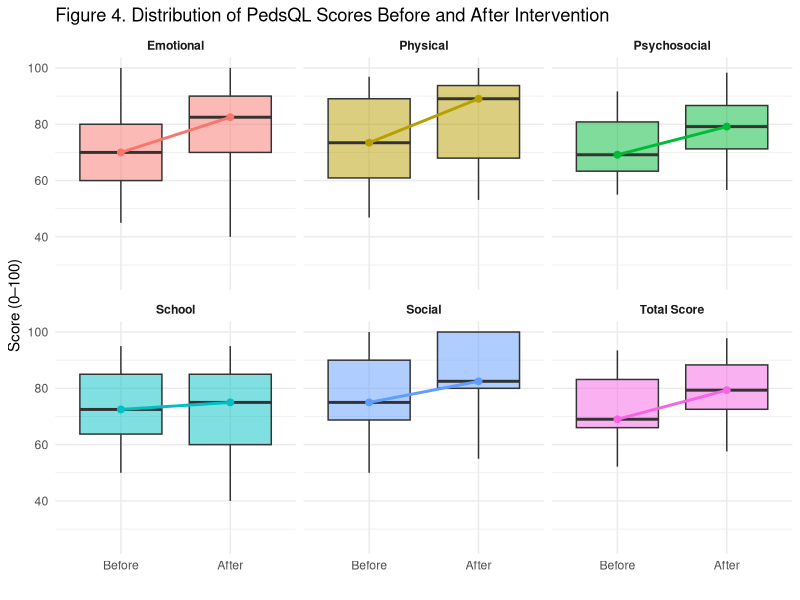
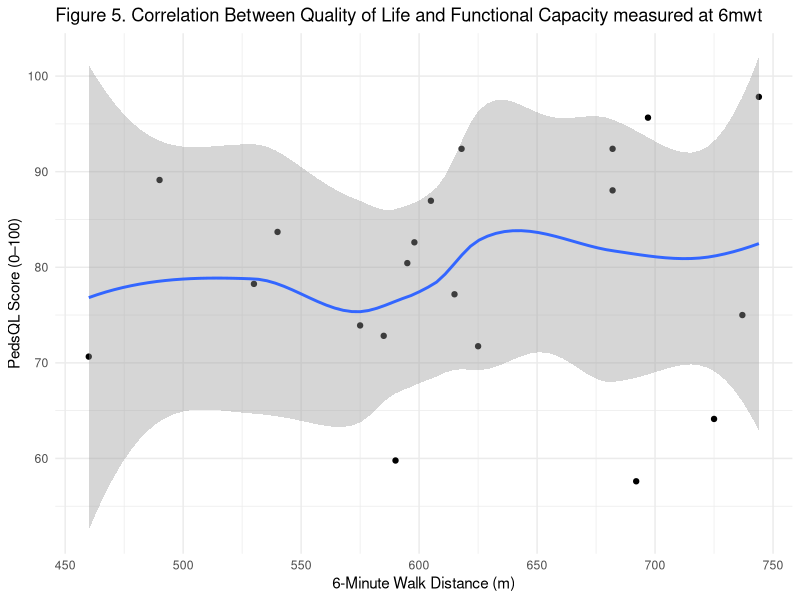
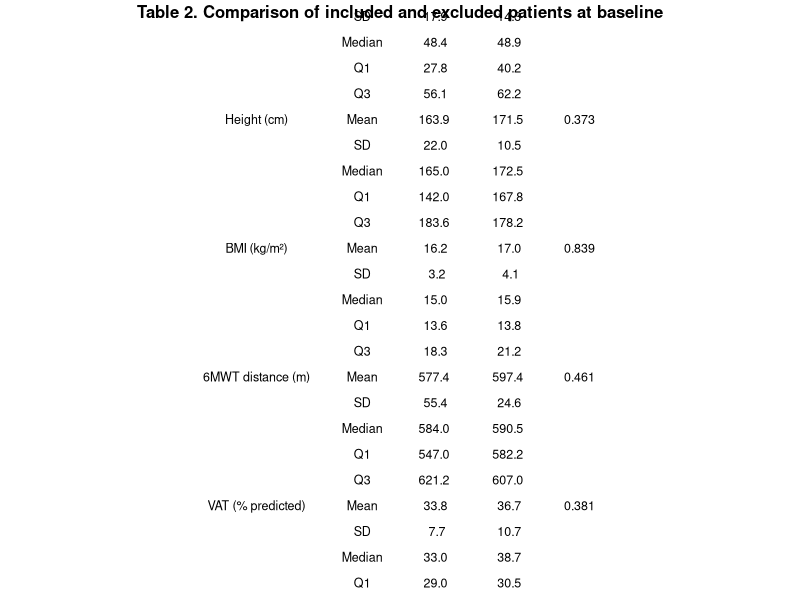
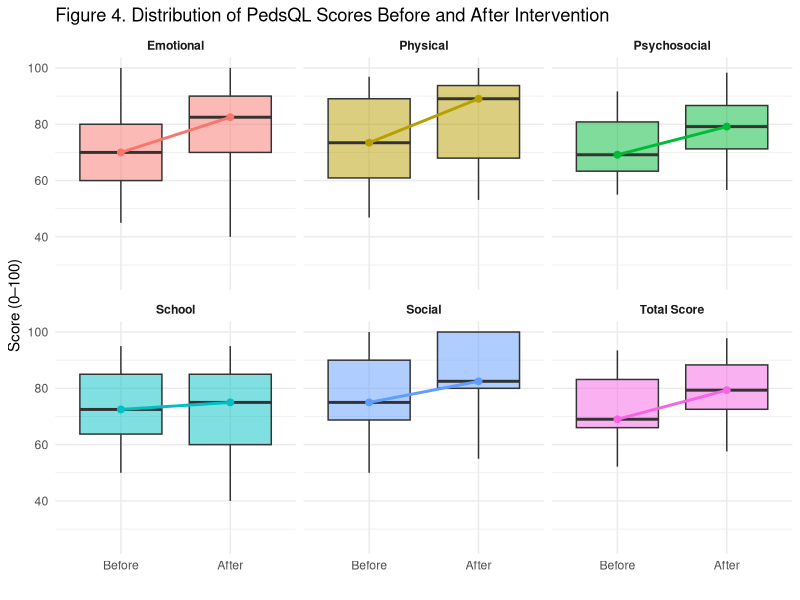
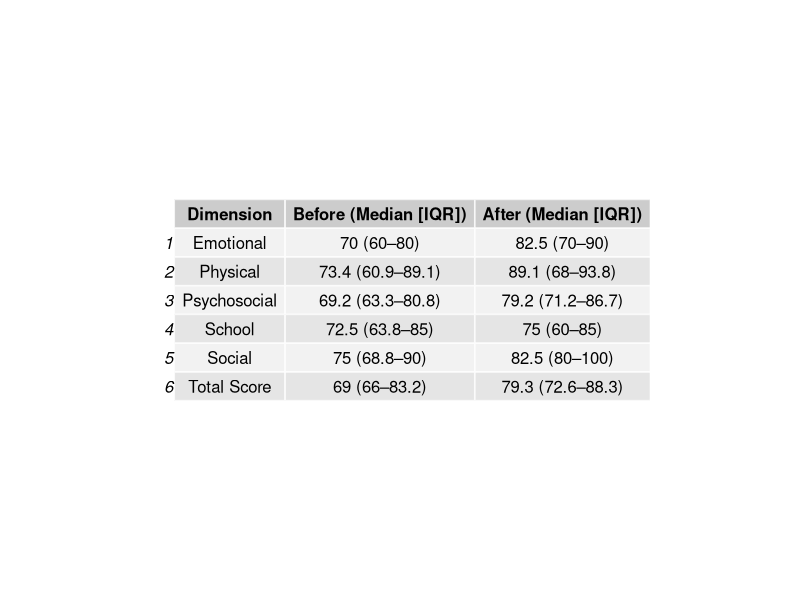
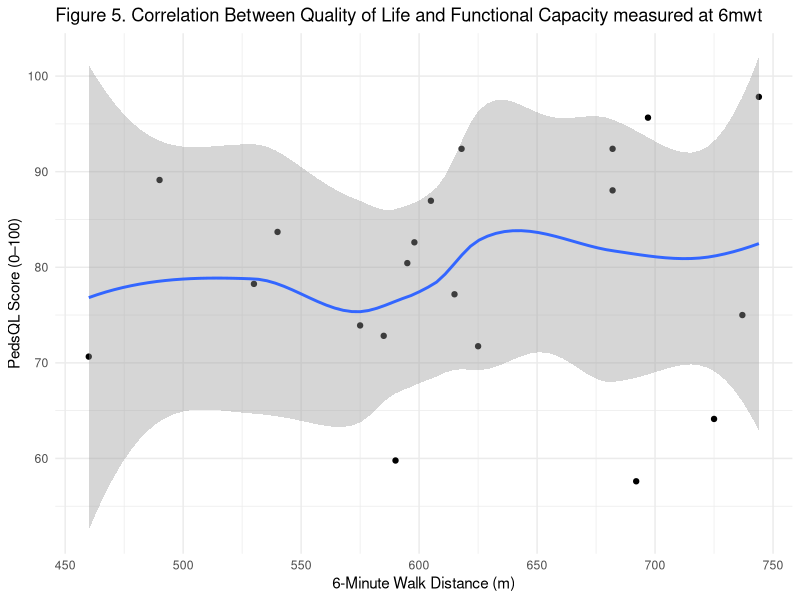

Source code (R) for these figures, in order:
## ---- chunk 1
knitr::opts_chunk$set(echo = TRUE, warning = FALSE, message = FALSE)
## ---- chunk 2
packages <- c("readxl", "dplyr", "gridExtra")

for (pkg in packages) {
  if (!require(pkg, character.only = TRUE)) {
    install.packages(pkg)
    library(pkg, character.only = TRUE)
  }
}
## ---- chunk 3
# Load package
library(readxl)

# Import datasets
included_data <- read_excel("data/data_clean.xlsx")
excluded_data <- read_excel("data/data_excluded.xlsx")

# Check structure
str(included_data)
str(excluded_data)
## ---- chunk 4
library(dplyr)
library(gridExtra)
library(grid)

# Fonction descriptive
describe <- function(x) {
  data.frame(
    Statistic = c("Mean", "SD", "Median", "Q1", "Q3"),
    Value = c(
      mean(x, na.rm = TRUE),
      sd(x, na.rm = TRUE),
      median(x, na.rm = TRUE),
      quantile(x, 0.25, na.rm = TRUE),
      quantile(x, 0.75, na.rm = TRUE)
    )
  )
}

vars <- c("age", "weight_kg", "height_cm", "bmi_kg_cm2",
          "6minwt_distance_traveled_m_before",
          "vat_before",
          "pedsql_totalself_before")

labels <- c(
  "Age (years)",
  "Weight (kg)",
  "Height (cm)",
  "BMI (kg/m²)",
  "6MWT distance (m)",
  "VAT (% predicted)",
  "PedsQL score (0–100)"
)

table_list <- list()

for(i in seq_along(vars)) {
  
  var <- vars[i]
  
  x <- included_data[[var]]
  y <- excluded_data[[var]]
  
  # Remove NA (important pour le test)
  x_clean <- x[!is.na(x)]
  y_clean <- y[!is.na(y)]
  
  # Mann-Whitney
  p_val <- round(wilcox.test(x_clean, y_clean)$p.value, 3)
  
  inc <- describe(x)
  exc <- describe(y)
  
  df <- data.frame(
    Variable = c(labels[i], rep("", 4)),
    Statistic = inc$Statistic,
    Included = round(inc$Value, 1),
    Excluded = round(exc$Value, 1),
    p_value = c(p_val, rep("", 4))
  )
  
  table_list[[i]] <- df
}

table_final <- do.call(rbind, table_list)

# ---- SEX ----
p_sexe <- round(fisher.test(table(
  c(included_data$sexe, excluded_data$sexe),
  c(rep("Included", nrow(included_data)),
    rep("Excluded", nrow(excluded_data)))
))$p.value, 3)

sexe_inc <- table(included_data$sexe)
sexe_exc <- table(excluded_data$sexe)

sex_df <- data.frame(
  Variable = c("Sex (M/F)", rep("", length(sexe_inc)-1)),
  Statistic = names(sexe_inc),
  Included = as.numeric(sexe_inc),
  Excluded = as.numeric(sexe_exc),
  p_value = c(p_sexe, rep("", length(sexe_inc)-1))
)

table_final <- rbind(table_final, sex_df)

table_final

library(gridExtra)
library(grid)

# Ajuster hauteur automatiquement
n_rows <- nrow(table_final)

pdf(
  "figures/Table_2_Comparison_of_included_and_excluded_patients_at_baseline.pdf",
  width = 8,
  height = 1 + n_rows * 0.3   
)

# Table sans quadrillage
tg <- tableGrob(
  table_final,
  rows = NULL,
  theme = ttheme_minimal(  
    core = list(
      fg_params = list(fontsize = 9)
    ),
    colhead = list(
      fg_params = list(fontsize = 10, fontface = "bold")
    )
  )
)

grid.arrange(
  textGrob(
    "Table 2. Comparison of included and excluded patients at baseline",
    gp = gpar(fontsize = 12, fontface = "bold")
  ),
  tg,
  ncol = 1,
  heights = c(0.2, 5)  
)

dev.off()
## ---- chunk 5

# Paired Wilcoxon test
wilcox_test <- wilcox.test(
  included_data$`6minwt_distance_traveled_m_after`,
  included_data$`6minwt_distance_traveled_m_before`,
  paired = TRUE,
  exact = TRUE
)
wilcox_test

## ---- chunk 6
library(dplyr)
library(tidyr)
library(ggplot2)

# Data PedsQL before/after
pedsql_data <- included_data %>%
  select(
    pedsql_totalself_before, pedsql_totalself_after,
    pedsql_physiqueself_before, pedsql_physiqueself_after,
    pedsql_emotionself_before, pedsql_emotionself_after,
    pedsql_relationself_before, pedsql_relationself_after,
    pedsql_ecoleself_before, pedsql_ecoleself_after,
    pedsql_psycosocialself_before, pedsql_psycosocialself_after
  ) %>%
  pivot_longer(cols = everything(),
               names_to = "Variable",
               values_to = "Score") %>%
  mutate(
    Time = ifelse(grepl("before", Variable), "Before", "After"),
    Time = factor(Time, levels = c("Before", "After")),
    Dimension = case_when(
      grepl("total", Variable) ~ "Total Score",
      grepl("physique", Variable) ~ "Physical",
      grepl("emotion", Variable) ~ "Emotional",
      grepl("relation", Variable) ~ "Social",
      grepl("ecole", Variable) ~ "School",
      grepl("psycosocial", Variable) ~ "Psychosocial"
    )
  )

# Medians calculation for each dimension and time point
medians <- pedsql_data %>%
  group_by(Dimension, Time) %>%
  summarise(median = median(Score, na.rm = TRUE), .groups = "drop")

# Plot
p_pedsql <- ggplot(pedsql_data, aes(x = Time, y = Score, fill = Dimension)) +
  
  geom_boxplot(alpha = 0.5, outlier.shape = NA) +
  
  # Medians lines each dimension
  geom_line(
    data = medians,
    aes(x = Time, y = median, group = Dimension, color = Dimension),
    size = 1
  ) +
  
  # Medians points
  
  geom_point(
    data = medians,
    aes(x = Time, y = median, color = Dimension),
    size = 2
  ) +
  
  facet_wrap(~ Dimension, nrow = 2) +
  
  xlab("") +
  ylab("Score (0–100)") +
  ggtitle("Figure 4. Distribution of PedsQL Scores Before and After Intervention") +
  
  theme_minimal() +
  theme(
    strip.text = element_text(face = "bold"),
    legend.position = "none"   
  )
p_pedsql

# Export
ggsave(
  "figures/Figure_4_PedsQL_Before_After.pdf",
  plot = p_pedsql,
  width = 8,
  height = 6
)
## ---- chunk 7
library(dplyr)
library(tidyr)
library(knitr)

# Function to compute Median (IQR) 
format_median_iqr <- function(x) {
  med <- median(x, na.rm = TRUE)
  q1  <- quantile(x, 0.25, na.rm = TRUE)
  q3  <- quantile(x, 0.75, na.rm = TRUE)
  
  paste0(round(med, 1), " (", round(q1, 1), "–", round(q3, 1), ")")
}

# Create descriptive table
table_pedsql <- pedsql_data %>%
  group_by(Dimension, Time) %>%
  summarise(Value = format_median_iqr(Score), .groups = "drop") %>%
  pivot_wider(names_from = Time, values_from = Value) %>%
  rename(
    `Before (Median [IQR])` = Before,
    `After (Median [IQR])`  = After
  ) %>%
  arrange(Dimension)

# Remove row names
rownames(table_pedsql) <- NULL

# Display table
kable(
  table_pedsql,
  align = c("l", "c", "c"),
  caption = "Descriptive statistics of PedsQL scores before and after the intervention"
)

# Export to PDF
library(gridExtra)
library(grid)
n_rows <- nrow(table_pedsql)
pdf(
  "figures/Table_3_Descriptive_Statistics_of_PedsQL.pdf",
  width = 8,
  height = 1 + n_rows * 0.4
)
grid.table(table_pedsql) 
dev.off()   
## ---- chunk 8
# Spearman correlation
cor_test <- cor.test(
  included_data$`6minwt_distance_traveled_m_after`,
  included_data$pedsql_totalself_after,
  method = "spearman"
)

cor_test

# Viewing
library(ggplot2)

# Create plot
p_corr <- ggplot(included_data, aes(
  x = `6minwt_distance_traveled_m_after`,
  y = pedsql_totalself_after
)) +
  geom_point() +
  geom_smooth(method = "loess", se = TRUE) +
  xlab("6-Minute Walk Distance (m)") +
  ylab("PedsQL Score (0–100)") +
  ggtitle("Figure 5. Correlation Between Quality of Life and Functional Capacity measured at 6mwt ") +
  theme_minimal()

p_corr

# Export PDF
ggsave(
  "figures/Figure_5_Correlation_PedsQL_6MWT.pdf",
  plot = p_corr,
  width = 8,
  height = 6
)
